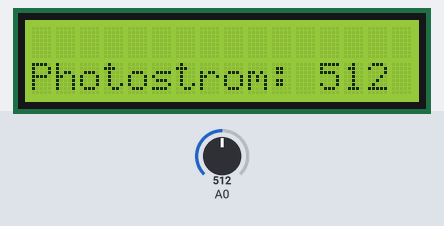
A sketch run on a simulated Arduino Uno, built with avr-gcc and run on an emulated ATmega328P. Shown: 16×2 character LCD. The inputs (shaded band) are chosen by the test bench; at power-on: A0 = 512.

Above: at 1.2 s.
1.3 s: A0 set to 716
At 1.7 s:
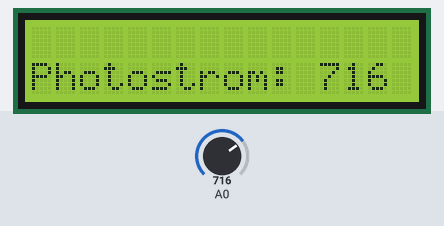
4.3 s: A0 set to 900
At 4.8 s:
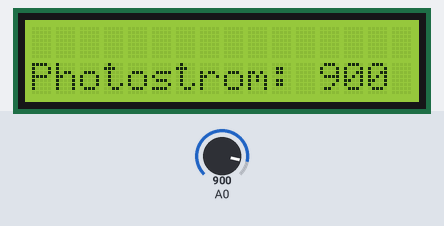
5.8 s: A0 set to 1023
At 6.3 s:
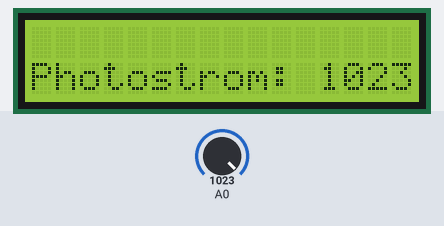
Timing chart, 0 to 8.8 s (numbered marks = the images above; inputs shaded):
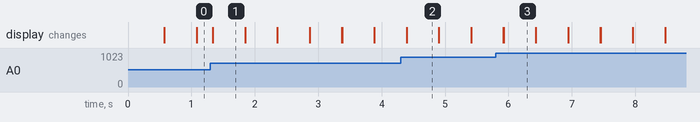

Measured:
- after the input at 1.3 s, the display: changes at once (image 1)
- after the input at 4.3 s, the display: first differs from a run without the input after 0.09 s (image 2)
- after the input at 5.8 s, the display: first differs from a run without the input after 0.12 s (image 3)
- what the display in image 1 shows lasts 0.5 s, from 1.3 s to 1.8 s

The sketch:

Photostrom.ino
```cpp
#include <Arduino.h>
#include <LiquidCrystal.h>

//LCD Pins festlegen
LiquidCrystal lcd(12,11,5,4,3,2);
int Widerstand;

void setup(){

  //LCD Größe definieren
  lcd.begin(16, 2);

}

void loop(){

  Widerstand = analogRead(0);
  lcd.setCursor(0, 1);
  lcd.print("Photostrom: ");
  lcd.print(Widerstand);
  lcd.setCursor(15,1);
  delay(250);
  lcd.clear();

}
```
